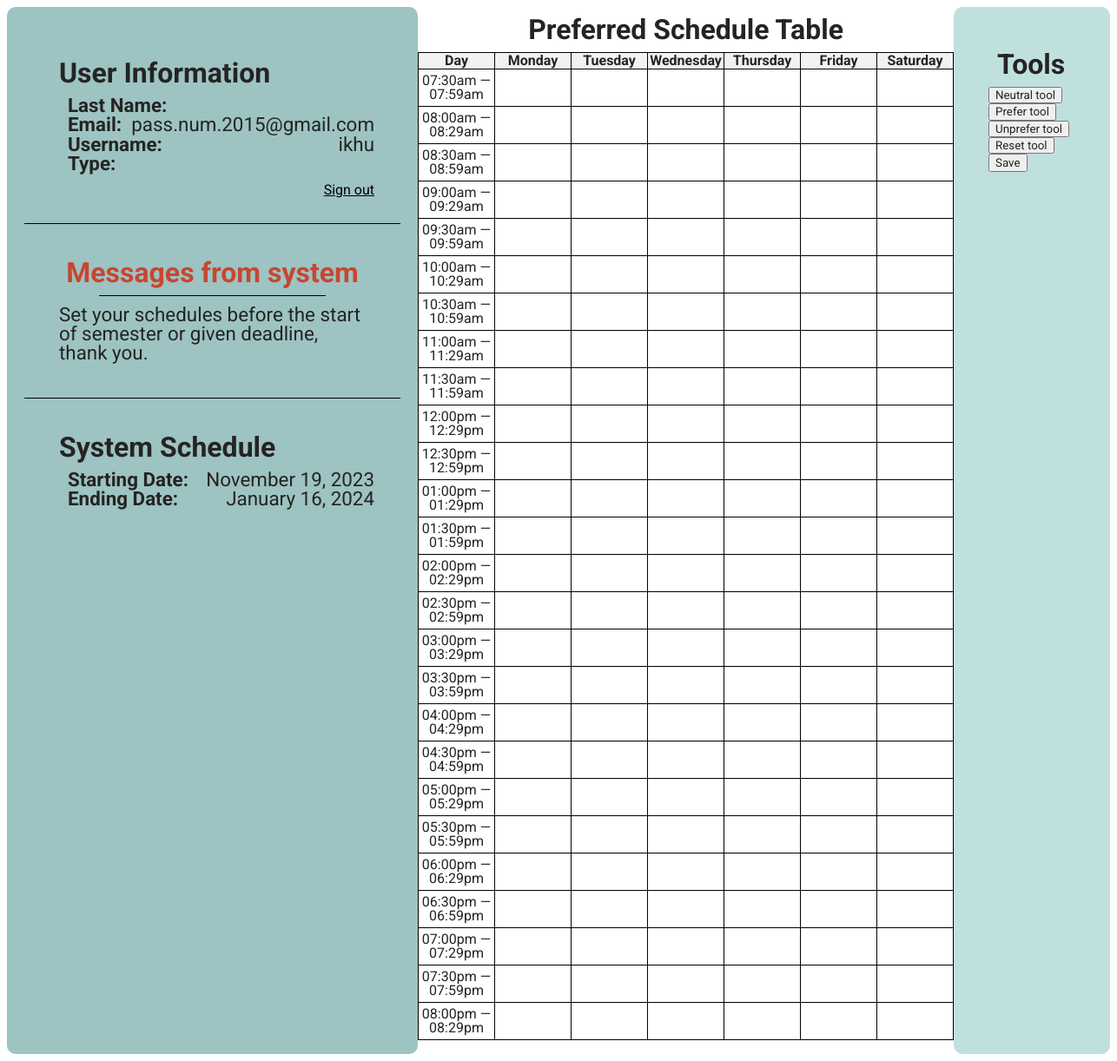
/teacherDashboard.php (signed in), run on the app's committed database.
### tables this page shows
CREATE TABLE `laura_messages` (
  `id` int(11) NOT NULL AUTO_INCREMENT,
  `message` text NOT NULL,
  `message_type` varchar(30) NOT NULL,
  `deletion_timestamp` timestamp NOT NULL DEFAULT current_timestamp(),
  PRIMARY KEY (`id`)
);

CREATE TABLE `program_status` (
  `id` int(11) NOT NULL AUTO_INCREMENT,
  `is_ongoing` tinyint(1) DEFAULT NULL,
  `start_time` date DEFAULT NULL,
  `end_time` date DEFAULT NULL,
  PRIMARY KEY (`id`)
);

### teacherDashboard.php (the view, shortened to what this page needs)
<!DOCTYPE html>
<html lang="en">
<head>
    <link rel="stylesheet" href="styles.css">
</head>
<body>
<div class="col main_nav">
    <div class="main-nav-child userInfo">
        <h2>User Information </h2>
        <?php
        echo "<div class='userItem'><b>Last Name:&nbsp&nbsp</b><p>{$_SESSION['last_name']}</p></div>";
        echo "<div class='userItem'><b>Email:&nbsp&nbsp</b><p>{$_SESSION['email']}</p></div>";
        echo "<div class='userItem'><b>Username:&nbsp&nbsp</b><p>{$_SESSION['username']}</p></div>";
        echo "<div class='userItem'><b>Type:&nbsp&nbsp</b><p>{$_SESSION['type']}</p></div>";
        ?>
        <a href="">Sign out</a>
    </div>
    <div class="main-nav-child systemInfo">
        <h2>Messages from system</h2>
        <?php
        include "connect_db.php";
        $rtrv_stmt = $connect->prepare("SELECT message, message_type FROM laura_messages WHERE message_type = 'pre-semester';");
        if ($rtrv_stmt->execute()) {
            $data = $rtrv_stmt->fetch(PDO::FETCH_ASSOC);
            echo '<hr style="border: none; border-top: 1px solid #000; width: 70%; margin: 0 auto;">';
            if (isset($data['message'])) {
                echo '<p style="margin: 0; padding: 10px; font-size:1.4rem">'.$data['message'].'</p>';
            } else {
                echo '<p style="text-align: center; margin: 0; padding: 10px; font-size:1.4rem">inbox is empty</p>';
            }
        }
        ?>
    </div>
    <div class="main-nav-child sysSChed">
        <h2>System Schedule</h2>
        <?php
        include 'connect_db.php';
        $pstat_stmt = $connect->prepare("SELECT is_ongoing, start_time, end_time FROM program_status;");
        if ($pstat_stmt->execute()) {
            $data = $pstat_stmt->fetch(PDO::FETCH_ASSOC);
            $startDateTime = new DateTime($data['start_time']);
            $formattedStartTime = $startDateTime->format('F j, Y');
            $endDateTime = new DateTime($data['end_time']);
            $formattedEndTime = $endDateTime->format('F j, Y');
            echo "<div class='userItem'><b>Starting Date:&nbsp;&nbsp;</b><p>{$formattedStartTime}</p></div>";
            echo "<div class='userItem'><b>Ending Date:&nbsp;&nbsp;</b><p>{$formattedEndTime}</p></div>";
        }
        ?>
    </div>
</div>
<div class="col tableTab">
    <h2>Preferred Schedule Table</h2>
    <form class="formtable" id="formtable" action="updatePreferredSchedule.php" method="post">
        <table>
            <tr>
                <th>Day</th>
                <?php
                $daysOfWeek = ['Monday', 'Tuesday', 'Wednesday', 'Thursday', 'Friday', 'Saturday'];
                $incre = 0;
                foreach ($daysOfWeek as $day) {
                    echo "<th class='dayofweekheader' onclick='selectColumn($incre)'>$day</th>";
                    $incre += 1;
                }
                ?>
            </tr>
            <?php
            $asRestrict = [];
            $asPrefer = [];
            $timeSlots = generateTimeSlots();
            $id = 0;
            $td_id = 0;
            foreach ($timeSlots as $time) {
                echo "<tr>";
                echo "<td id='row$td_id' class='' onclick='selectRow(row$td_id)' style='height: 40px; cursor: pointer;'>$time</td>";
                $td_id += 1;
                foreach ($daysOfWeek as $day) {
                    $inputName = "$day - $time";
                    $isRestrict = in_array($inputName, $asRestrict);
                    $isPrefer = in_array($inputName, $asPrefer);
                    $value = 0;
                    $value = $isPrefer ? 1 : $value;
                    $value = $isRestrict ? 2 : $value;
                    $class = '';
                    if ($value == 2) {
                        $class = 'unprefer-tool';
                    } elseif ($value == 1) {
                        $class = 'prefer-tool';
                    } elseif ($value == 0) {
                        $class = 'neutral-tool';
                    }
                    echo "<td style='' class='$class' onclick='writeToInput($id)' id='cell$id' value=''><input id='$id' type='text' value='$value' name='$inputName' class='' readonly></td>";
                    $id += 1;
                }
                echo "</tr>";
            }
            ?>
        </table>
        <br>
    </form>
</div>
<div class="col tools">
    <h2>Tools</h2>
    <div id="tools">
        <button href="#" onclick="selectTool(0)">Neutral tool</button>
        <button href="#" onclick="selectTool(1)">Prefer tool</button>
        <button href="#" onclick="selectTool(2)">Unprefer tool</button>
        <button href="#" onclick="reset()">Reset tool</button>
        <input type="submit" value="Save" onclick="submitForm()">
    </div>
</div>
<?php
function generateTimeSlots() {
    $timeSlots = [];
    $startTime = strtotime('7:30 AM');
    $endTime = strtotime('8:00 PM');
    while ($startTime <= $endTime) {
        $nextTime = date('h:ia', $startTime + 30 * 59);
        $timeSlots[] = date('h:ia', $startTime).' — '. $nextTime;
        $startTime += 30 * 60;
    }
    return $timeSlots;
}
?>
</body>
</html>

### styles.css (style rules this page uses)
table { border-collapse: collapse; width: 90%; }
* { color: #242423; font-family: 'Roboto', sans-serif; line-height: 1; }
p { margin: 0; padding: 0; }
body { display: grid; grid-template-columns: 1fr 1fr 1fr; }
table, th, td { border: 1px solid black; }
th, td { text-align: center; }
td { min-width: 85px; width: 85px; }
th { background-color: #f2f2f2; }
.formtable { margin: auto; padding: auto; }
h2 { font-size: 2rem; padding: 0px; margin: 10px; }
.userInfo { display: flex; flex-direction: column; }
.userItem { text-align: left; display: flex; flex-direction: row; font-size: 1.4rem; justify-content: space-between; }
.userItem b { text-align: left; margin-left: 20px; }
.userItem p { text-align: right; }
.userInfo a { text-align: right; padding-top: 11px; width: 100%; }
.main_nav { background-color: #9DC3C2; padding: 20px; border-radius: 10px; }
.main-nav-child { padding: 30px; }
.main-nav-child:not(:last-child) { border-bottom: 1px solid #000; }
.tableTab h2 { display: flex; justify-content: center; }
.tableTab { align-items: center; justify-content: center; margin-left: auto; margin-right: auto; }
.systemInfo h2 { text-align: center; color: #C84630; }
.tools { background-color: #C0E0DE; padding: 40px; border-radius: 10px; }
.neutral-tool { background-color: white; cursor: pointer; }
.dayofweekheader { cursor: pointer; }

### data on the page
laura_messages: message "Set your schedules before the start of semester or given deadline, thank you."
program_status: start_time "November 19, 2023", end_time "January 16, 2024"

### other printed values
$_SESSION['email'] "pass.num.2015@gmail.com"
$_SESSION['username'] "ikhu"
$day "Monday"
$day "Tuesday"
$day "Wednesday"
$day "Thursday"
$day "Friday"
$day "Saturday"
$time "07:30am — 07:59am"
$time "08:00am — 08:29am"
$time "08:30am — 08:59am"
$time "09:00am — 09:29am"
$time "09:30am — 09:59am"
$time "10:00am — 10:29am"
$time "10:30am — 10:59am"
